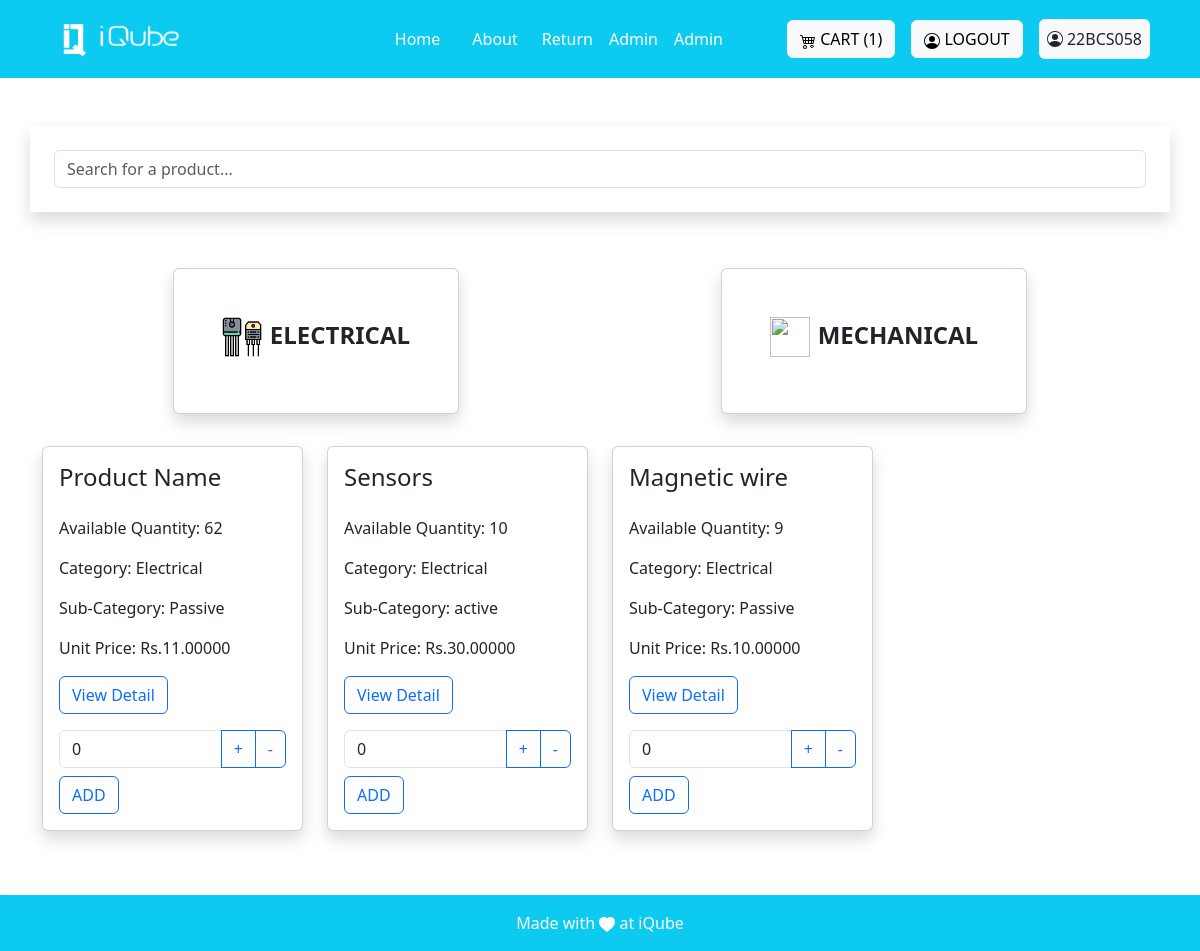
The app's page / (signed in), older data.
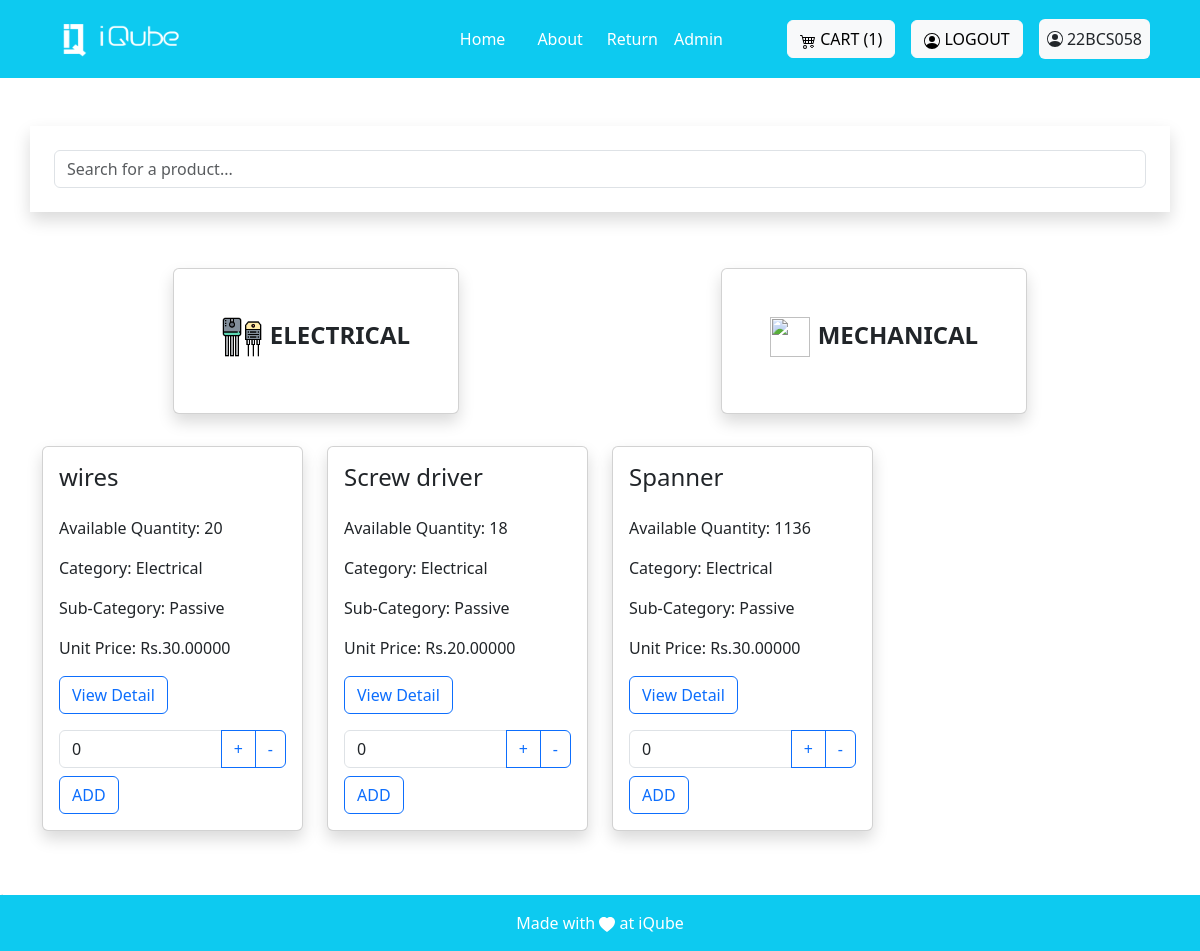
The same page, newer data.
### invention/models.py (models this page shows, shortened)
class Product(models.Model):
    name=models.CharField(max_length=255)
    decription=models.CharField(max_length=100)
    actual_count=models.PositiveIntegerField()
    available_count=models.PositiveIntegerField()
    dummy_count = models.PositiveIntegerField(default = 0)
    category= models.ForeignKey('Category', on_delete=models.CASCADE)
    sub_category = models.ForeignKey('SubCategory', on_delete = models.CASCADE)
    created_at = models.DateTimeField(auto_now=True)
    image = models.ImageField(upload_to='images', blank=True)
    actual_price = models.DecimalField(max_digits = 10,decimal_places = 5)
    available_price = models.DecimalField(max_digits = 10,decimal_places = 5)
    unit_price = models.DecimalField(max_digits = 10,decimal_places = 5)
    is_active = models.BooleanField(default = True)
    created_by = models.ForeignKey(User, on_delete=models.CASCADE)

class Category(models.Model):
    name=models.CharField(max_length=25)
    created_by = models.ForeignKey(User, on_delete=models.CASCADE)
    created_at=models.DateTimeField(auto_now=True)
    class Meta:
        verbose_name_plural = 'Categories'
    def __str__(self):
        return str(self.name)

class SubCategory(models.Model):
    name_sub=models.CharField(max_length=25)
    category = models.ForeignKey('Category', on_delete=models.CASCADE)
    created_by = models.ForeignKey(User, on_delete=models.CASCADE)
    created_at=models.DateTimeField(auto_now=True)

### invention/views.py (the view)
# urls.py: path('', views.home ,name="Home"),
@ratelimit(key='ip', rate='10/m', method=ratelimit.ALL, block=True)
@login_required(login_url= 'login')
def home(request):
        products = Product.objects.all()
        cart=Cart.objects.filter(created_by=request.user)
        count = cart.count()
        return render(request, 'core/home.html', {'products': products, 'count':count,})

### invention/templates/core/home.html (shortened to what this page needs)
{% extends "base.html" %}
{% load static %}
{% block base %}
<div class="container p-4 shadow mb-5 mt-5" id="search">
  <input type="text" id="searchInput" class="form-control" placeholder="Search for a product...">
</div>
<div class="container my-4" id="productsContainer">
  <div class="d-flex flex-row bd-highlight  justify-content-around mb-4">
    <div class="p-2 bd-highlight fs-4 text-uppercase fw-semibold">
      <div class="card shadow">
        <div class="card-title p-5 "><a href="{% url 'electrical' %}" class="text-decoration-none text-dark mr-3  "><span><img src="{% static 'images/transistor.png' %}" alt="" width="40" height="40"></span>Electrical</a></div>
      </div>
    </div>
    <div class="p-2 bd-highlight fs-4 text-uppercase fw-semibold">
      <div class="card  shadow">
        <div class="card-title p-5"><a href="{% url 'mechanical' %}" class="text-decoration-none text-dark"><span class="mr-2"><img src="{% static 'images/wrench.png' %}" alt="" width="40" height="40"></span>Mechanical</a></div>
      </div>
    </div>
  </div>
  <div class="row row-cols-1 row-cols-md-4 g-4" id="productList">
    {% for product in products %}
      {% if product.is_active  %}
        <div class="col product-card">
          <div class="card shadow">
            <div class="card-body">
              <h5 class="card-title fs-4">{{ product.name }}</h5>
              <p class="card-text mt-4 fs-6">Available Quantity: {{ product.available_count }}</p>
              <p class="card-textss fs-6">Category: {{ product.category }}</p>
              <p class="card-texts fs-6">Sub-Category: {{product.sub_category.name_sub}} </p>
              <p class="card-texts fs-6">Unit Price: Rs.{{product.unit_price}} </p>
              <a href="{% url 'Product_description' product.id %}" class="btn btn-outline-primary">View Detail</a>
              <form action="{% url 'add_to_cart' product.id %}" method="post" class="mt-3" onsubmit="return validateForm(this, {{ product.available_count }})">
                <div class="input-group">
                  <input type="number" class="form-control" min="0" value="0" name="count">
                  <button class="btn btn-outline-primary" type="button" onclick="increment(this)">+</button>
                  <button class="btn btn-outline-primary" type="button" onclick="decrement(this)">-</button>
                </div>
                <button class="btn btn-outline-primary mt-2" type="submit">ADD</button>
              </form>
            </div>
          </div>
        </div>
      {% endif %}
    {% endfor %}
  </div>
</div>
<div class="mb-5 mt-5">
  .
</div>
{% endblock %}

### invention/templates/base.html (shortened to what this page needs)
{% load static %}
<!DOCTYPE html>
<html lang="en">
<head>
    <link href="https://cdn.jsdelivr.net/npm/bootstrap@5.3.2/dist/css/bootstrap.min.css" rel="stylesheet"
>
</head>
<body>
    <nav class="sticky-top navbar navbar-expand-lg navbar-dark bg-info p-3">
    <div class="container">
            <a class="navbar-brand" href="#">
                <img src="{% static 'images/logo-white.png' %}" alt="Logo" height="36" width="150">
            </a>
            <div class="collapse navbar-collapse justify-content-end" id="navbarNav">
                <ul class="navbar-nav mx-5">
                    <li class="nav-item mx-2">
                        <a class="nav-link active" href="{% url 'Home'%}">Home</a>
                    </li>
                    <li class="nav-item mx-2">
                        <a class="nav-link active" href="{% url 'About' %}">About</a>
                    </li>
                    <li>
                        <a href="/return_form" class="nav-link active">Return</a>
                    </li>
                    {% for group in request.user.groups.all %}
                        {% if group.name == 'superadmin' %}
                    <li>
                        <a class="nav-link active" href="{% url 'admin_views' %}">Admin</a>
                    </li>
                        {% elif group.name == 'admin' %}
                        <li>
                            <a class="nav-link active" href="{% url 'admin_views' %}">Admin</a>
                        </li>
                        {% endif %}
                    {% endfor %}
                </ul>
            </div>
            <div class="mt-3 mt-lg-0 mx-2">
                <a class="btn btn-light" href="{% url 'view_cart' %}">
                    CART ({{count}})
                </a>
            </div>
            {% if not user.is_authenticated %}
            <div class="mt-3 mt-lg-0 mx-2">
                <a class="btn btn-light" href="{% url "social:begin" 'azuread-tenant-oauth2' %}">
                    <svg xmlns="http://www.w3.org/2000/svg" width="16" height="16" fill="currentColor" class="bi bi-person-circle" viewBox="0 0 16 16">
                    <path d="M11 6a3 3 0 1 1-6 0 3 3 0 0 1 6 0"/>
                        <path fill-rule="evenodd" d="M0 8a8 8 0 1 1 16 0A8 8 0 0 1 0 8m8-7a7 7 0 0 0-5.468 11.37C3.242 11.226 4.805 10 8 10s4.757 1.225 5.468 2.37A7 7 0 0 0 8 1"/>
                    </svg>
                    LOGIN
                </a>
            </div>
            {% else %}
            <div class="mt-3 mt-lg-0 mx-2">
                <a class="btn btn-light" href="{% url 'logout' %}">
                    LOGOUT
                </a>
            </div>
            <div class="mt-1 mt-lg-0 mx-2 p-2 rounded bg-light">
                    {{request.user.username}}
            </div>
            {% endif %}
        </div>
    </nav>
    <main>
        <div>
            {% block base %}{% endblock %}
        </div>
    </main>
    <footer class="bg-light text-center text-lg-start fixed-bottom">
        <div class="text-center p-2 bg-info p-3" style=" color: white;">
            <div>Made with
                <svg xmlns="http://www.w3.org/2000/svg" width="16" height="16" fill="currentColor"
                    class="bi bi-heart-fill" viewBox="0 0 16 16">
                    <path fill-rule="evenodd"
                        d="M8 1.314C12.438-3.248 23.534 4.735 8 15-7.534 4.736 3.562-3.248 8 1.314z" />
                </svg>
               at iQube
            </div>
        </div>
    </footer>
</body>
</html>
{% load sweetify %}

Row changes from the older to the newer data that the page shows:
removed Product: name "Product Name", available_count "62", category "Electrical", sub_category.name_sub "Passive", unit_price "11.00000"
removed Product: name "Sensors", available_count "10", category "Electrical", sub_category.name_sub "active", unit_price "30.00000"
no longer on this page (row edited): Product: name "Magnetic wire", available_count "9", category "Electrical", sub_category.name_sub "Passive", unit_price "10.00000"
now on this page (row edited): Product: name "wires", available_count "20", category "Electrical", sub_category.name_sub "Passive", unit_price "30.00000"
added Product: name "Screw driver", available_count "18", category "Electrical", sub_category.name_sub "Passive", unit_price "20.00000"
added Product: name "Spanner", available_count "1136", category "Electrical", sub_category.name_sub "Passive", unit_price "30.00000"
